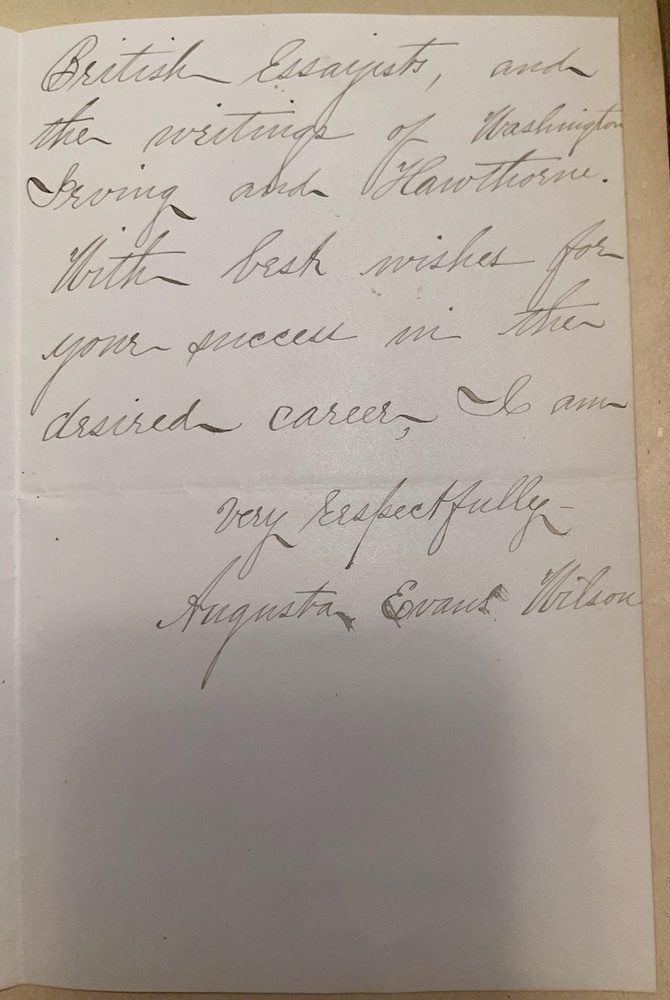
#> input picture images/Augusta_Wilson_Letter_2.jpg, 670 x 1000 px, shrunk from 2373 x 3542 before the run
$ python enhance.py images out
#> lines starting #> are read from the running program, lines starting #| are printed output that depends on the picture
from PIL import Image
from PIL import ImageEnhance
import sys
import os

def enhance_image(image_path, output_dir):
#> called with image_path = 'images/Augusta_Wilson_Letter_2.jpg', output_dir = 'out'
    try:
        # Check if the input file exists
        if not os.path.exists(image_path):
            print(f"Error: {image_path} not found")
            return

        # Load the image
        img = Image.open(image_path)
#> img is the input picture: PIL image 670x1000 RGB; mean R, G, B 171.5, 161.3, 151.1

        # Convert to grayscale
        img = img.convert("L")
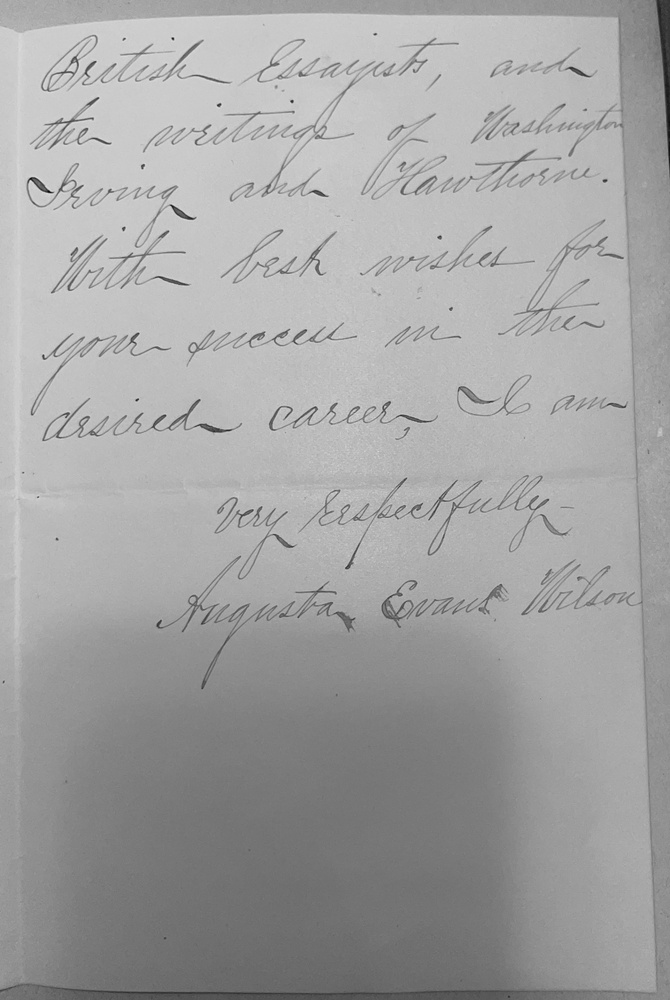
#> img: PIL image 670x1000 L; min 6, max 224, mean 163.3

        # Increase contrast
        enhancer = ImageEnhance.Contrast(img)
        img = enhancer.enhance(3.0)  # Adjustable for handwriting
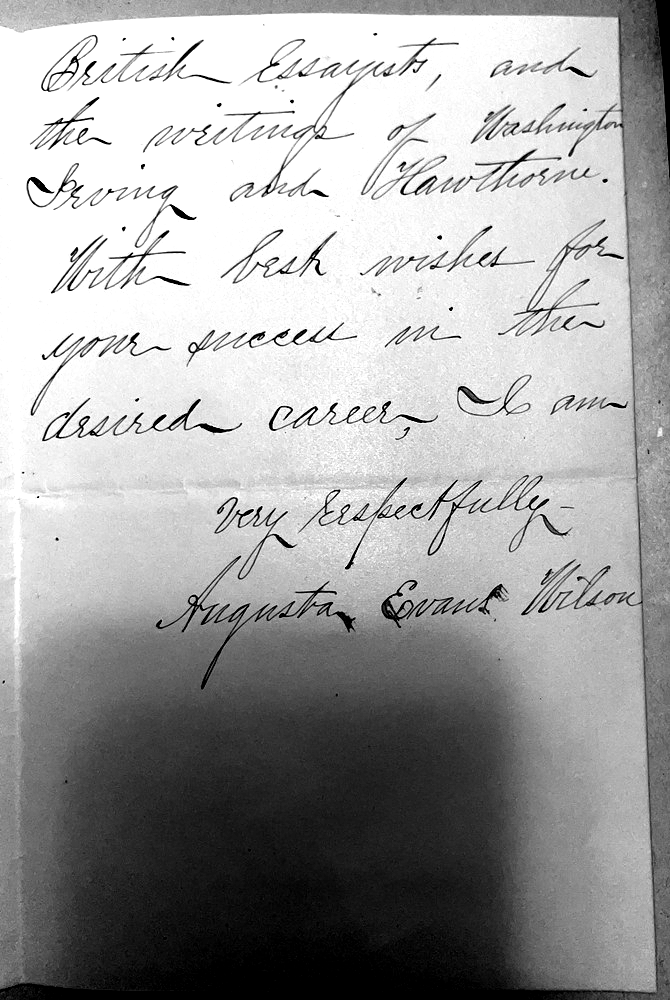
#> img: PIL image 670x1000 L; min 0, max 255, mean 162.1

        # Create output filename in the output directory
        base_name = os.path.splitext(os.path.basename(image_path))[0]  # Get filename without path/extension
        output_path = os.path.join(output_dir, f"{base_name}_preprocessed.jpg")

        # Ensure output directory exists
        os.makedirs(output_dir, exist_ok=True)

        # Save the enhanced image
        img.save(output_path)
        print(f"Enhanced {image_path} and saved as {output_path}")

    except Exception as e:
        print(f"Error processing {image_path}: {str(e)}")

def process_folder(input_dir, output_dir):
    # Check if input directory exists
    if not os.path.isdir(input_dir):
        print(f"Error: Input directory '{input_dir}' does not exist")
        return

    # Get all .jpg files in the input directory
    jpg_files = [f for f in os.listdir(input_dir) if f.lower().endswith('.jpg')]

    if not jpg_files:
        print(f"No .jpg files found in {input_dir}")
        return

    # Process each file
    for jpg_file in jpg_files:
        input_path = os.path.join(input_dir, jpg_file)
        enhance_image(input_path, output_dir)
#> pass 2 of the loop in process_folder, `for jpg_file in jpg_files:`:
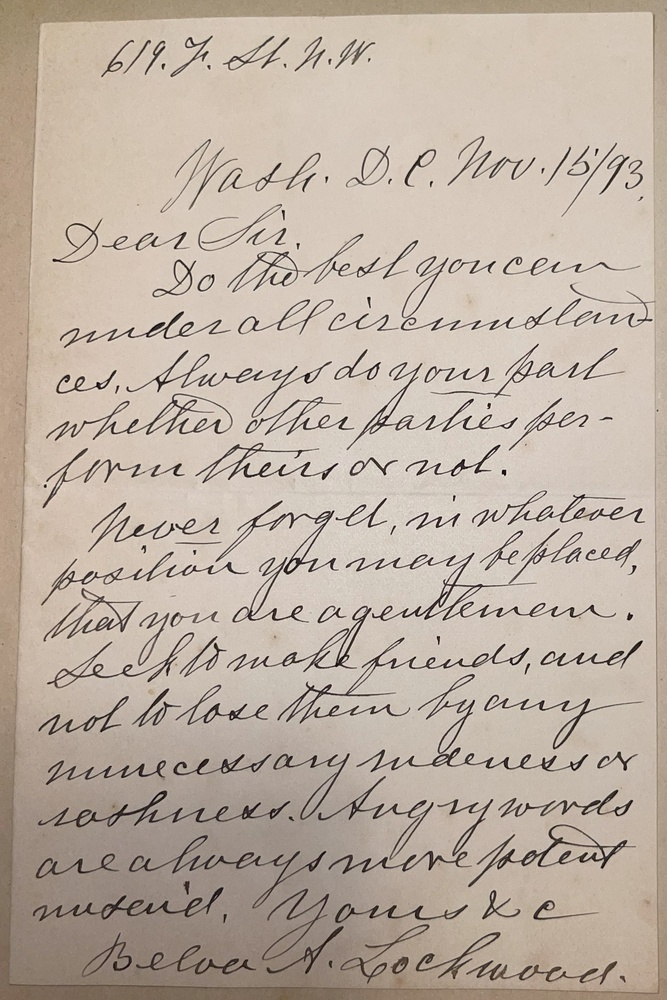
#> input picture images/Belva_Ann_Lockwood.jpg, 667 x 1000 px, shrunk from 2127 x 3190 before the run
#> in enhance_image, img is the input picture: PIL image 667x1000 RGB; mean R, G, B 189.2, 175.4, 162.4
#> in enhance_image (call 2), `img = img.convert("L")`:
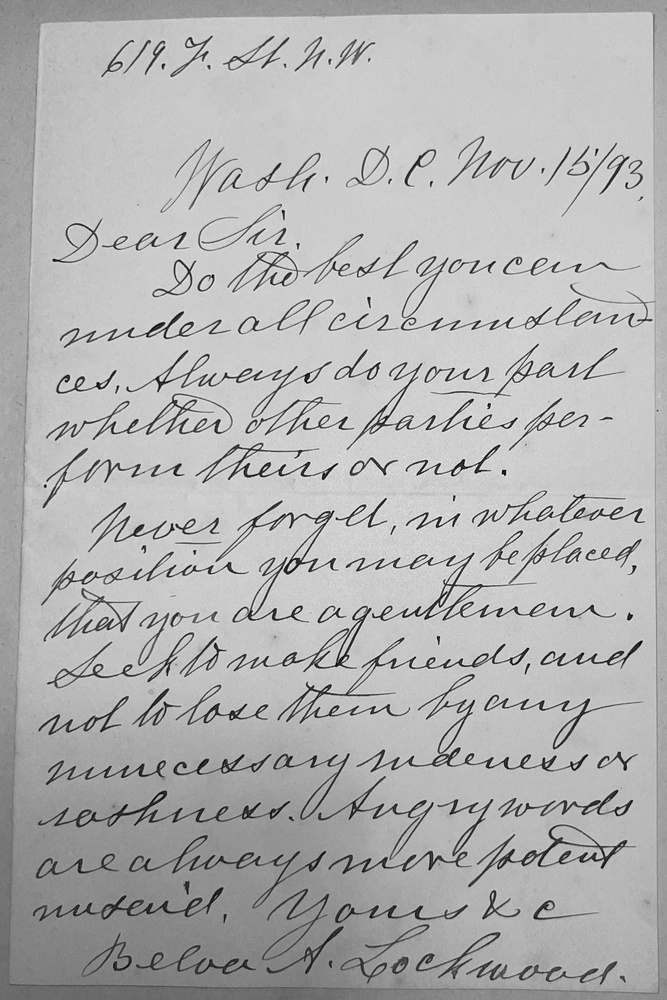
#> img: PIL image 667x1000 L; min 2, max 249, mean 178.1
#> in enhance_image (call 2), `img = enhancer.enhance(3.0)`:
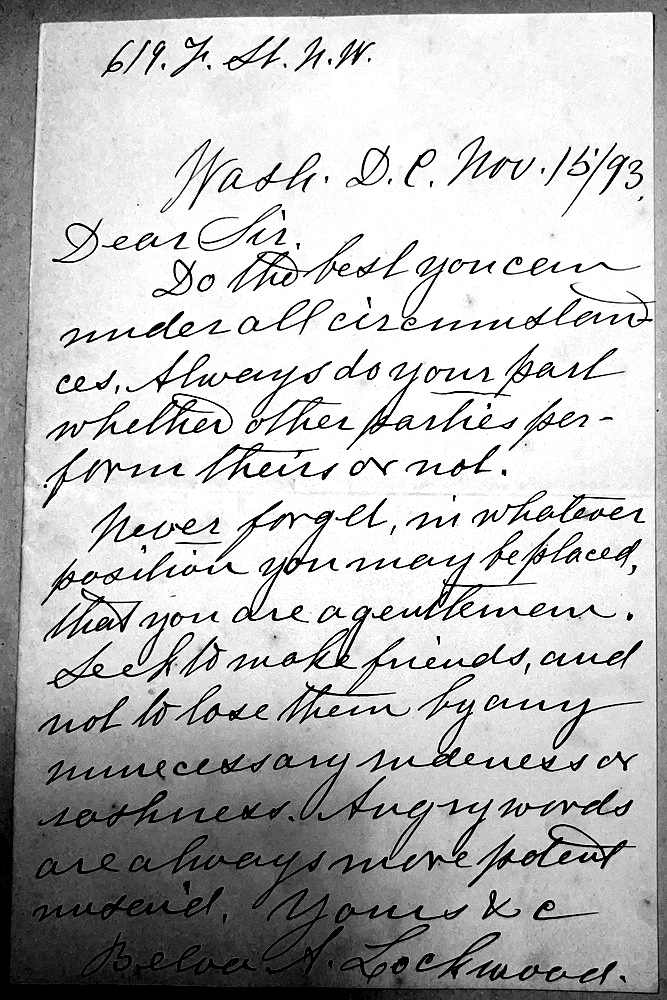
#> img: PIL image 667x1000 L; min 0, max 255, mean 185.8

if __name__ == "__main__":
    # Check for correct number of command-line arguments
    if len(sys.argv) != 3:
        print("Usage: python enhance.py <input_subfolder> <output_subfolder>")
        print("Example: python enhance.py letters enhanced")
        sys.exit(1)

    # Get input and output subfolders from command line
    input_subfolder = sys.argv[1]
    output_subfolder = sys.argv[2]

    # Process all JPGs in the input subfolder
    process_folder(input_subfolder, output_subfolder)
